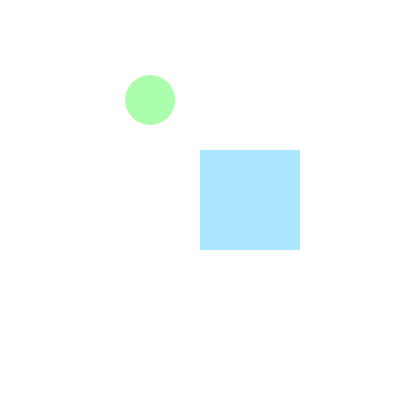
Frame 1 (no input)
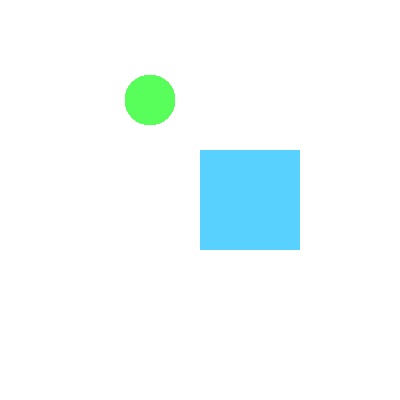
Frame 60 (no input)
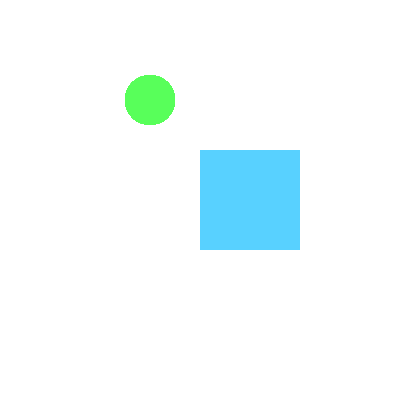
Frame 120 (the mouse pressed at the canvas centre since frame 60)

The p5.js sketch that drew these frames (run headless with seeded random() and noise() and a simulated clock; from frame 60 on, the mouse is pressed at the canvas centre):

// p5.js sketch
// ── sketch.js
function setup(){
    createCanvas(400,400);
    background(255);
}

function draw() {

    translate( 150, 100 );

    noStroke();
    fill( 'rgba(89, 255, 91, 0.5)' );
    ellipse( 0, 0, 50 );

    fill( 'rgba(89, 210, 255, 0.5)' );
    rect( 50, 50, 100, 100 );
}
